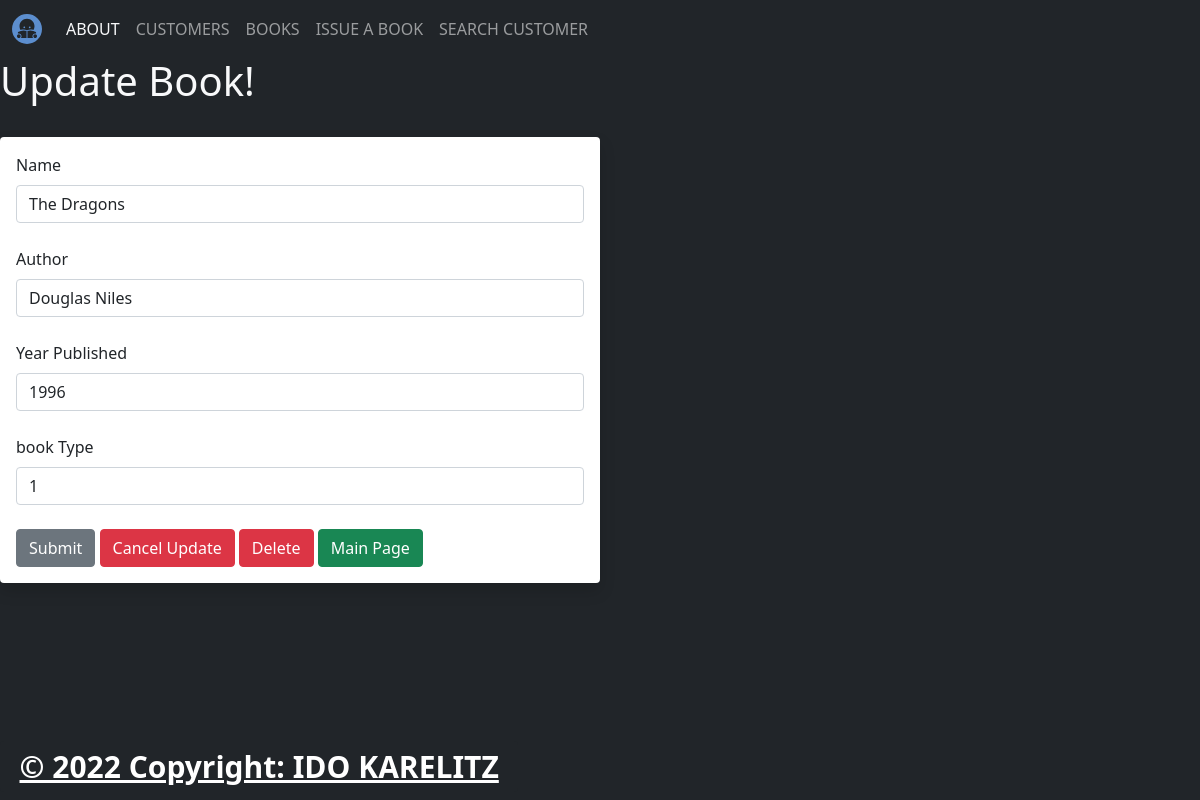
The page /update_book/1 on the database as committed earlier.
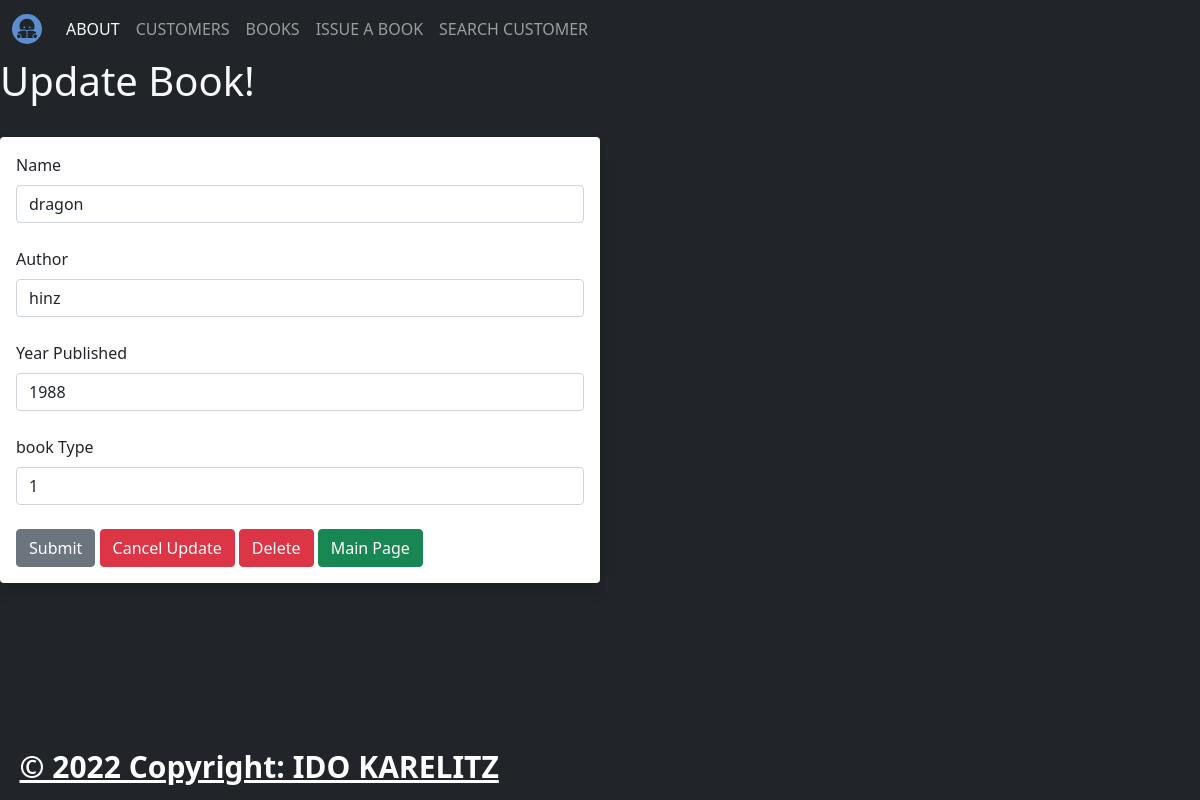
The same page on the database as committed later.
### app.py (models this page shows)
class Books(db.Model):
    id             = db.Column(db.Integer, primary_key=True)
    name           = db.Column(db.String(200), nullable=False, unique=True)
    author         = db.Column(db.String(200), nullable=False)
    year_published = db.Column(db.Integer, nullable=False)
    book_type      = db.Column(db.Integer, nullable=False)
    issue_book = db.relationship(
        "Issue_book", backref=db.backref("loan", lazy=True))

### app.py (the view)
@app.route('/update_book/<int:id>', methods=['GET','POST'])
def Update_book(id):
    name=None
    form=BookForm()
    name_to_update=Books.query.get_or_404(id)
    if request.method=="POST":
        name_to_update.name=request.form['name']
        name_to_update.author=request.form['author']
        name_to_update.year_published=request.form['year_published']
        name_to_update.book_type=request.form['book_type']
        try:
            db.session.commit()
            form.name.data=''
            form.author.data=''
            form.year_published.data=''
            form.book_type.data=''
            flash('Book Updated Successfully!')
            our_books=Books.query.order_by(Books.id)
            return render_template("add_book.html", form=form, name=name, our_books=our_books)
        except:
            flash('Error! Try Again')
            return render_template ("update_book.html", form=form, name_to_update=name_to_update )
    else:
        return render_template ("update_book.html", form=form, name_to_update=name_to_update, id=id )

### app.py
class BookForm(FlaskForm):
    name = StringField('Name', validators=[DataRequired()])
    author = StringField('Author', validators=[DataRequired()])
    year_published = StringField('Year Published', validators=[DataRequired()])
    book_type = StringField('book Type', validators=[DataRequired()])
    submit = SubmitField('Submit')

### templates/update_book.html (shortened to what this page needs)
{% extends 'layout.html' %}
{% block body %}
{% if name %}
<h1>Update Book!</h1>
<br /><br /><br />
<table class="table w-50 table-hover table-success table-bordered table-striped">
	{% for our_book in our_books%}
	<tr>
		<td>{{ our_book.id }}-{{ our_book.name }}-{{ our_book.author }}-{{ our_book.year_published }}-{{ our_book.book_type }}</td>
	</tr>
	{% endfor %}
</table>
{% else %}
<h1>Update Book!</h1>
<br />
<div class="shadow w-50 p-3 mb-5 bg-body rounded text-dark">
	<form action="/update_book/{{ name_to_update.id }}" method="POST">
		{{ form.name.label(class="form-label") }}
		{{ form.name(class="form-control", value=name_to_update.name) }}
		<br />
		{{ form.author.label(class="form-label") }}
		{{ form.author(class="form-control", value=name_to_update.author) }}
		<br />
        {{ form.year_published.label(class="form-label") }}
		{{ form.year_published(class="form-control", value=name_to_update.year_published) }}
		<br />
        {{ form.book_type.label(class="form-label") }}
		{{ form.book_type(class="form-control", value=name_to_update.book_type) }}
		<br />
		{{ form.submit(class="btn btn-secondary") }}
		<a href="{{ url_for('add_book') }}" class="btn btn-danger">Cancel Update</a>
		<a href="{{ url_for('delete_book', id=id) }}" class="btn btn-danger">Delete</a>
		<a href="{{ url_for('index') }}" class="btn btn-success">Main Page</a>
	</form>
</div>
{% endif %}
{% endblock %}

Rows that differ between the two databases and show on the page:
changed Books: name "The Dragons" → "dragon"; author "Douglas Niles" → "hinz"; year_published "1996" → "1988"
